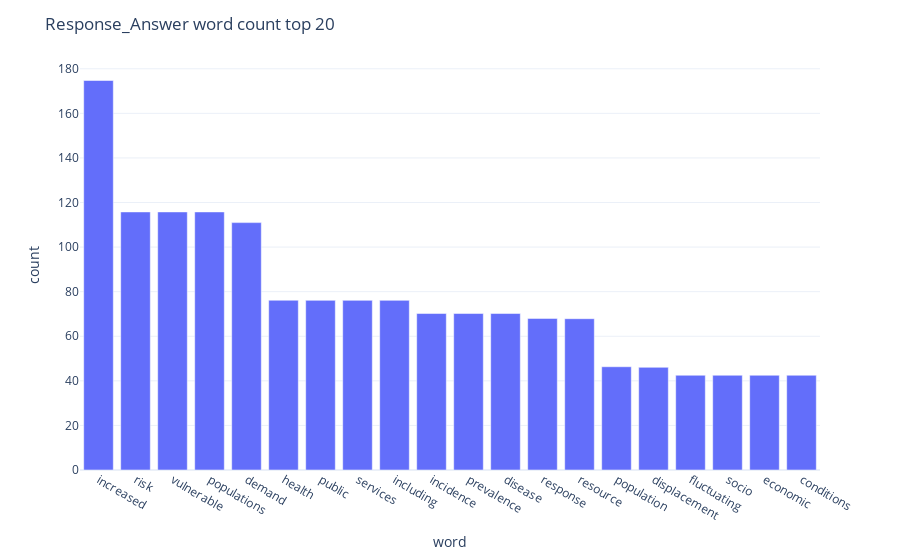

Notebook source saved alongside this figure:
### Markdown cell above
Ayuntamiento de celaya (Mexico) has the most city responses to whether they see climate change as an opportunity or concern. They were closely followed by the city of Columbus. The rest of the cities in this list are a little far behind.

### Code cell
def get_top_n_words(corpus, n=None):
    vec = TfidfVectorizer(stop_words = 'english').fit(corpus)
    bag_of_words = vec.transform(corpus)
    sum_words = bag_of_words.sum(axis=0) 
    words_freq = [(word, sum_words[0, idx]) for word, idx in vec.vocabulary_.items()]
    words_freq =sorted(words_freq, key = lambda x: x[1], reverse=True)
    return words_freq[:n]

common_words = get_top_n_words(df_subset['Response_Answer'], 20)
for word, freq in common_words:
    print(word, freq)
df1 = pd.DataFrame(common_words, columns = ['word' , 'count'])

fig = px.bar(df1, x='word', y='count')
fig.update_layout(title_text='Response_Answer word count top 20', template="plotly_white")
fig.show()

### Figure 1 — Plotly figure (JSON) as saved in the notebook; plotly's stock layout.template omitted (floating-point values rounded to 4 significant figures)
{"data": [{"alignmentgroup": "True", "hovertemplate": "word=%{x}<br>count=%{y}<extra></extra>", "legendgroup": "", "marker": {"color": "#636efa"}, "name": "", "offsetgroup": "", "orientation": "v", "showlegend": false, "textposition": "auto", "type": "bar", "x": ["increased", "risk", "vulnerable", "populations", "demand", "health", "public", "services", "including", "incidence", "prevalence", "disease", "response", "resource", "population", "displacement", "fluctuating", "socio", "economic", "conditions"], "xaxis": "x", "y": [174.7, 115.8, 115.8, 115.8, 111.0, 76.16, 76.1, 76.1, 76.1, 70.2, 70.2, 70.2, 68, 67.88, 46.32, 46.06, 42.5, 42.5, 42.5, 42.5], "yaxis": "y"}], "layout": {"barmode": "relative", "legend": {"tracegroupgap": 0}, "margin": {"t": 60}, "title": {"text": "Response_Answer word count top 20"}, "xaxis": {"anchor": "y", "domain": [0, 1], "title": {"text": "word"}}, "yaxis": {"anchor": "x", "domain": [0, 1], "title": {"text": "count"}}}}
